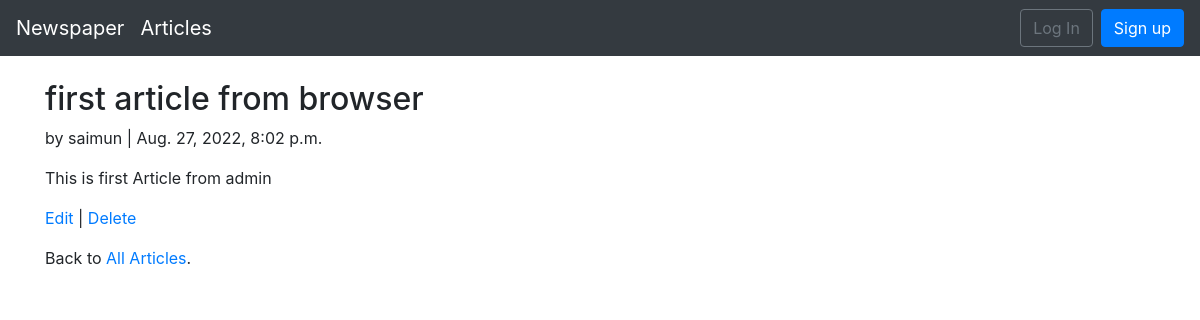
/articles/1, run on the app's committed database.
### articles/models.py (models this page shows, shortened)
class Article(models.Model):
    title = models.CharField(max_length=255)
    body = models.TextField()
    date = models.DateTimeField(auto_now_add=True)
    author = models.ForeignKey(
        get_user_model(),
        on_delete=models.CASCADE,
    )

### users/models.py (models this page shows)
class CustomUser(AbstractUser):
    age = models.PositiveIntegerField(null=True, blank=True)

### articles/views.py (the view)
# urls.py: path('<int:pk>', views.ArticleDetailView.as_view(), name='article_detail'),
class ArticleDetailView(DetailView):
    model = Article
    template_name = 'article_detail.html'

### templates/article_detail.html
{% extends 'base.html' %}
{% block content %}
<div class="article-entry">
<h2>{{ object.title }}</h2>
<p>by {{ object.author }} | {{ object.date }}</p>
<p>{{ object.body }}</p>
</div>
<p><a href="{% url 'article_edit' article.pk %}">Edit</a> |
<a href="{% url 'article_delete' article.pk %}">Delete</a></p>
<p>Back to <a href="{% url 'article_list' %}">All Articles</a>.</p>
{% endblock content %}

### data on the page
Article: title "first article from browser", author "saimun", date "Aug. 27, 2022, 8:02 p.m.", body "This is first Article from admin"
